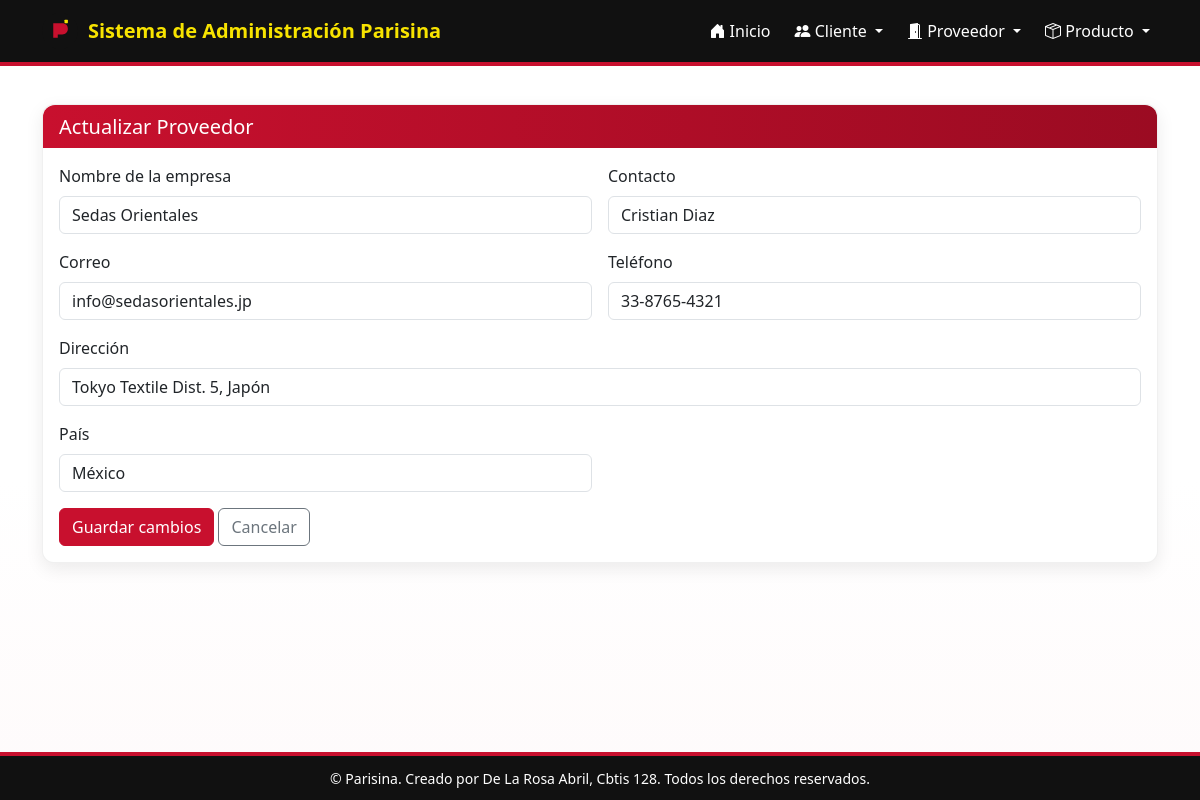
The page /proveedor/actualizar/1/ on the database its author committed.
### app_Parisina/models.py (models this page shows, shortened)
class Proveedor(models.Model):
    nombre_empresa = models.CharField(max_length=150)
    contacto = models.CharField(max_length=100)
    correo = models.EmailField()
    telefono = models.CharField(max_length=15)
    direccion = models.CharField(max_length=200)
    pais = models.CharField(max_length=100)
    fecha_registro = models.DateField(auto_now_add=True)

### app_Parisina/views.py (the view)
# urls.py: path("proveedor/actualizar/<int:pk>/", views.actualizar_proveedor, name="actualizar_proveedor"),
def actualizar_proveedor(request, pk):
    proveedor = get_object_or_404(Proveedor, pk=pk)
    return render(request, "proveedor/actualizar_proveedor.html", {"proveedor": proveedor})

### app_Parisina/templates/proveedor/actualizar_proveedor.html (shortened to what this page needs)
{% extends "base.html" %}
{% block content %}
<div class="card">
  <div class="card-header-accent">
    <h5 class="mb-0">Actualizar Proveedor</h5>
  </div>
  <div class="card-body">
    <form method="post" action="{% url 'realizar_actualizacion_proveedor' proveedor.pk %}">
      <div class="row g-3">
        <div class="col-md-6">
          <label class="form-label">Nombre de la empresa</label>
          <input name="nombre_empresa" value="{{ proveedor.nombre_empresa }}" class="form-control">
        </div>
        <div class="col-md-6">
          <label class="form-label">Contacto</label>
          <input name="contacto" value="{{ proveedor.contacto }}" class="form-control">
        </div>
        <div class="col-md-6">
          <label class="form-label">Correo</label>
          <input name="correo" type="email" value="{{ proveedor.correo }}" class="form-control">
        </div>
        <div class="col-md-6">
          <label class="form-label">Teléfono</label>
          <input name="telefono" value="{{ proveedor.telefono }}" class="form-control">
        </div>
        <div class="col-12">
          <label class="form-label">Dirección</label>
          <input name="direccion" value="{{ proveedor.direccion }}" class="form-control">
        </div>
        <div class="col-md-6">
          <label class="form-label">País</label>
          <input name="pais" value="{{ proveedor.pais }}" class="form-control">
        </div>
      </div>
      <div class="mt-3">
        <button class="btn btn-primary">Guardar cambios</button>
        <a href="{% url 'ver_proveedor' %}" class="btn btn-outline-secondary">Cancelar</a>
      </div>
    </form>
  </div>
</div>
{% endblock %}

### app_Parisina/templates/base.html (style rules this page uses)
:root { --rojo-parisina: #C8102E; --rojo-oscuro: #9b0b22; --amarillo-parisina: #F7E300; --negro-parisina: #111111; --blanco-parisina: #ffffff; --gris-texto: #222222; --sombra: rgba(0,0,0,0.08); }
html,body { height:100%; }
body { background: linear-gradient(180deg, #fff 0%, #fff 60%, rgba(200,10,30,0.02) 100%); color: var(--gris-texto); font-family: "Segoe UI", Tahoma, Geneva, Verdana, sans-serif; }
.card { border-radius:12px; border: 1px solid rgba(0,0,0,0.06); box-shadow: 0 6px 18px var(--sombra); }
.card-header-accent { border-top-left-radius: 12px; border-top-right-radius: 12px; background: linear-gradient(90deg, var(--rojo-parisina), var(--rojo-oscuro)); color: #fff; padding: 0.6rem 1rem; }
.btn-primary { background: var(--rojo-parisina); border-color: var(--rojo-parisina); }
a { color: var(--rojo-parisina); text-decoration: none; }

### rows shown on the page
Proveedor: nombre_empresa "Sedas Orientales", contacto "Cristian Diaz", correo "info@sedasorientales.jp", telefono "33-8765-4321", direccion "Tokyo Textile Dist. 5, Japón", pais "México"
